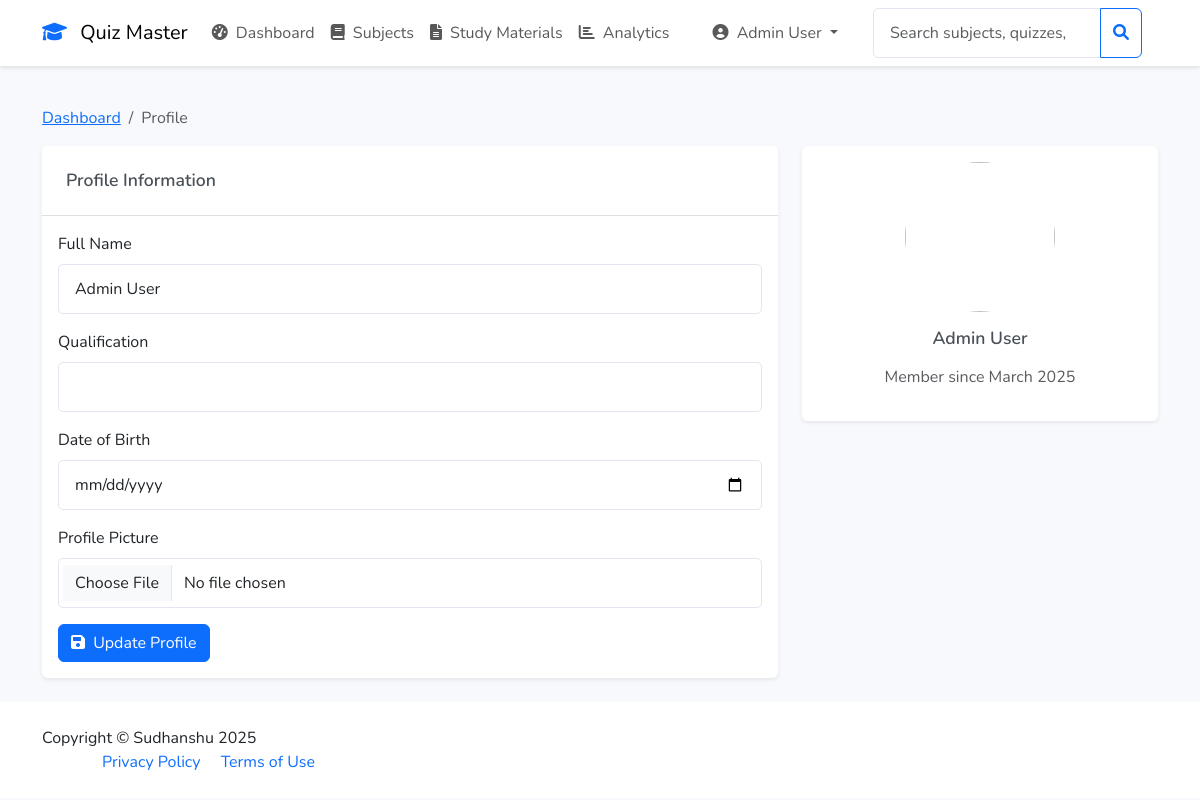
/user/profile (signed in), run on the app's committed database.
### app/models/user.py (models this page shows, shortened)
class User(UserMixin, db.Model):
    __tablename__ = 'user'
    id = db.Column(db.Integer, primary_key=True)
    email = db.Column(db.String(120), unique=True, nullable=False)
    password_hash = db.Column(db.String(256), nullable=False)
    full_name = db.Column(db.String(100), nullable=False)
    qualification = db.Column(db.String(100), nullable=True)
    dob = db.Column(db.Date, nullable=True)
    is_admin = db.Column(db.Boolean, default=False)
    created_at = db.Column(db.DateTime, default=datetime.utcnow)
    scores = db.relationship('Score', backref='user', lazy=True)
    achievements = db.relationship('Achievement', backref='user', lazy=True)

### app/routes.py (the view)
@user_bp.route('/profile', methods=['GET', 'POST'])
@login_required
def profile():
    form = UpdateProfileForm()
    if form.validate_on_submit():
        current_user.full_name = form.full_name.data
        current_user.qualification = form.qualification.data
        current_user.dob = form.dob.data
        if form.profile_picture.data:
            file = form.profile_picture.data
            filename = secure_filename(file.filename)
            file.save(os.path.join('app/static/profile_pics', filename))
            current_user.profile_picture = filename
        db.session.commit()
        flash('Profile updated successfully!', 'success')
        return redirect(url_for('user.profile'))
    elif request.method == 'GET':
        form.full_name.data = current_user.full_name
        form.qualification.data = current_user.qualification
        form.dob.data = current_user.dob
    return render_template('user/profile.html', form=form)

### app/forms.py
class UpdateProfileForm(FlaskForm):
    full_name = StringField('Full Name', validators=[DataRequired()])
    qualification = StringField('Qualification')
    dob = DateField('Date of Birth')
    profile_picture = FileField('Profile Picture')
    submit = SubmitField('Update Profile')

### app/__init__.py (called while the page is built)
def create_app():
    app = Flask(__name__)
    app.config.from_object(Config)
    db.init_app(app)
    login_manager.init_app(app)
    mail.init_app(app)
    @login_manager.user_loader
    def load_user(id):
        return User.query.get(int(id))
    @app.template_filter('strftime')
    def _jinja2_filter_datetime(date, fmt=None):
        if fmt is None:
            fmt = '%Y-%m-%d %H:%M'
        return date.strftime(fmt) if date else ''
    from app.routes import auth_bp, admin_bp, user_bp, main_bp
    app.register_blueprint(main_bp)
    app.register_blueprint(auth_bp)
    app.register_blueprint(admin_bp)
    app.register_blueprint(user_bp)
    return app

### app/templates/user/profile.html (shortened to what this page needs)
{% extends "base.html" %}
{% block content %}
<div class="container">
    <nav aria-label="breadcrumb" class="mt-3">
        <ol class="breadcrumb">
            <li class="breadcrumb-item"><a href="{{ url_for('user.dashboard') }}">Dashboard</a></li>
            <li class="breadcrumb-item active">Profile</li>
        </ol>
    </nav>
    <div class="row">
        <div class="col-md-8">
            <div class="card shadow-sm">
                <div class="card-header">
                    <h5 class="card-title mb-0">Profile Information</h5>
                </div>
                <div class="card-body">
                    <form method="POST" enctype="multipart/form-data">
                        <div class="mb-3">
                            {{ form.full_name.label(class="form-label") }}
                            {{ form.full_name(class="form-control") }}
                        </div>
                        <div class="mb-3">
                            {{ form.qualification.label(class="form-label") }}
                            {{ form.qualification(class="form-control") }}
                        </div>
                        <div class="mb-3">
                            {{ form.dob.label(class="form-label") }}
                            {{ form.dob(class="form-control", type="date") }}
                        </div>
                        <div class="mb-3">
                            {{ form.profile_picture.label(class="form-label") }}
                            {{ form.profile_picture(class="form-control") }}
                        </div>
                        <button type="submit" class="btn btn-primary">
                            <i class="fas fa-save me-1"></i> Update Profile
                        </button>
                    </form>
                </div>
            </div>
        </div>
        <div class="col-md-4">
            <div class="card shadow-sm mb-4">
                <div class="card-body text-center">
                    <img src="{{ url_for('static', filename='profile_pics/' + current_user.profile_picture) if current_user.profile_picture else url_for('static', filename='profile_pics/default.png') }}"
                         class="rounded-circle mb-3"
                         style="width: 150px; height: 150px; object-fit: cover;">
                    <h5 class="card-title">{{ current_user.full_name }}</h5>
                    <p class="text-muted">Member since {{ current_user.created_at.strftime('%B %Y') }}</p>
                </div>
            </div>
        </div>
    </div>
</div>
{% endblock %}

### app/templates/base.html (shortened to what this page needs)
<!DOCTYPE html>
<html lang="en">
<head>
    <link href="https://cdn.jsdelivr.net/npm/bootstrap@5.3.0/dist/css/bootstrap.min.css" rel="stylesheet">
    <link href="https://cdnjs.cloudflare.com/ajax/libs/font-awesome/6.0.0/css/all.min.css" rel="stylesheet">
    <link href="{{ url_for('static', filename='css/style.css') }}" rel="stylesheet">
</head>
<body>
    <nav class="navbar navbar-expand-lg navbar-light bg-white">
        <div class="container">
            <a class="navbar-brand" href="{{ url_for('main.index') }}">
                <i class="fas fa-graduation-cap text-primary me-2"></i>
                Quiz Master
            </a>
            <div class="collapse navbar-collapse" id="navbarNav">
                {% if current_user.is_authenticated %}
                    {% if current_user.is_admin %}
                        <ul class="navbar-nav me-auto">
                            <li class="nav-item">
                                <a class="nav-link" href="{{ url_for('admin.dashboard') }}">
                                    <i class="fas fa-tachometer-alt me-1"></i> Dashboard
                                </a>
                            </li>
                            <li class="nav-item">
                                <a class="nav-link" href="{{ url_for('admin.manage_subjects') }}">
                                    <i class="fas fa-book me-1"></i> Subjects
                                </a>
                            </li>
                            <li class="nav-item">
                                <a class="nav-link" href="{{ url_for('admin.manage_study_materials') }}">
                                    <i class="fas fa-file-alt me-1"></i> Study Materials
                                </a>
                            </li>
                            <li class="nav-item">
                                <a class="nav-link" href="{{ url_for('admin.quiz_analytics') }}">
                                    <i class="fas fa-chart-bar me-1"></i> Analytics
                                </a>
                            </li>
                        </ul>
                    {% endif %}
                    <ul class="navbar-nav">
                        <li class="nav-item dropdown">
                            <a class="nav-link dropdown-toggle" href="#" id="userDropdown" role="button" data-bs-toggle="dropdown">
                                <i class="fas fa-user-circle me-1"></i>
                                {{ current_user.full_name }}
                            </a>
                        </li>
                    </ul>
                {% endif %}
                {% if current_user.is_authenticated %}
                    <form class="d-flex ms-auto me-3" method="GET"
                          action="{{ url_for('admin.admin_search' if current_user.is_admin else 'user.user_search') }}">
                        <div class="input-group">
                            <input type="search" name="q" class="form-control"
                                   placeholder="{{ 'Search subjects, quizzes, or users...' if current_user.is_admin else 'Search quizzes...' }}">
                            <button class="btn btn-outline-primary" type="submit">
                                <i class="fas fa-search"></i>
                            </button>
                        </div>
                    </form>
                {% endif %}
            </div>
        </div>
    </nav>
    <main class="py-4">
        {% block content %}{% endblock %}
    </main>
    <footer class="bg-white py-4 mt-auto">
        <div class="container">
            <div class="row align-items-center">
                <div class="col-lg-6 text-lg-start">
                    Copyright &copy; Sudhanshu 2025
                <div class="col-lg-6 text-lg-end">
                    <a href="#" class="text-decoration-none me-3">Privacy Policy</a>
                    <a href="#" class="text-decoration-none">Terms of Use</a>
                </div>
            </div>
        </div>
    </footer>
</body>
</html>

### app/static/css/style.css (style rules this page uses)
:root { --primary-color: #4e73df; --secondary-color: #858796; --success-color: #1cc88a; --info-color: #36b9cc; --warning-color: #f6c23e; --danger-color: #e74a3b; --light-color: #f8f9fc; --dark-color: #5a5c69; }
body { font-family: 'Nunito', sans-serif; background-color: #f8f9fc; }
.navbar { box-shadow: 0 2px 4px rgba(0,0,0,.1); }
.card { border: none; box-shadow: 0 0.15rem 1.75rem 0 rgba(58, 59, 69, 0.15); transition: transform 0.2s ease-in-out; }
.form-control { border-radius: 5px; padding: 0.75rem 1rem; border: 1px solid #e3e6f0; }
.card-header { background-color: #fff; border-bottom: 1px solid rgba(0, 0, 0, 0.125); padding: 1.5rem; }
.card-title { color: #495057; font-size: 1.1rem; font-weight: 600; margin-bottom: 1rem; }

### data on the page
User: full_name "Admin User", q "Search subjects, quizzes, or users...", created_at "March 2025"
